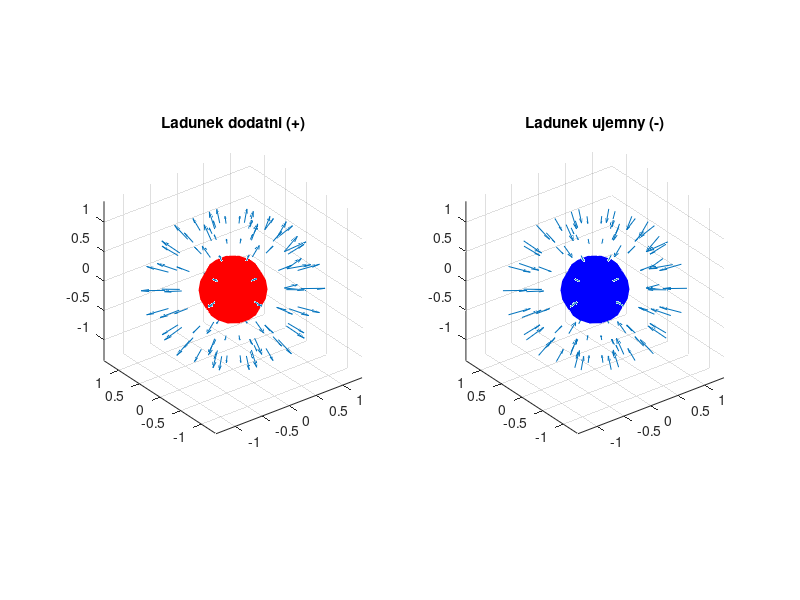

Reproduce this figure in MATLAB.
% Tomasz Targiel
% Lista 7
% Zadanie 2

clear; % Czyszcze workspace
clc; % Czyszcze command window

% Tworze sfere w punkcie (0, 0, 0) oraz proste do niej styczne, ktore podam dalej do wykresu quiver3
[X, Y, Z] = sphere(10);
[U, V, W] = surfnorm(X, Y, Z);

% Wczesniej utworzona sfere zmniejszam dwukrotnie dla lepszej wizualizacji jej w przestrzeni 3D oraz deklaruje zmienne na podstawie ktorych wyswietle sfere pozniej
r = 0.5;
X2 = X * r;
Y2 = Y * r;
Z2 = Z * r;

% Ladunek dodatni
subplot(1, 2, 1); % Dziele okno w poziomie na dwie czesci i w pierwszej bede wykreslal ladunek dodatni
quiver3(X, Y, Z, U, V, W, 0) % Od zmiennych w punktach (X, Y, Z) poprowadze proste styczne do sfery o dlugosciach (U, V, W) - wyliczone wczesniej
hold on
surf(X2, Y2, Z2, 'FaceColor', [1 0 0], 'EdgeColor', [1 0 0]) % Koloruje sfere na kolor czerwony symbolizujacy ladunek dodatni
axis equal
title('Ladunek dodatni (+)') % Nazywam podwykres dla lepszej czytelnosci

% Ladunek ujemny
subplot(1, 2, 2); % W drugiej czesci okna bede wykreslal ladunek ujemny
quiver3(X + U, Y + V, Z + W, -U, -V, -W, 0) % Do zmiennych w punktach (X, Y, Z) dodaje dlugosci prostych stycznych do sfery, a nastepnie prowadze od tak wyznaczonych wspolrzednych proste o dlugosciach (U, V, W) - wyliczone wczesniej, dzieki temu ich groty beda wskazywac na ladunek ujemny
hold on
surf(X2, Y2, Z2, 'FaceColor', [0 0 1], 'EdgeColor', [0 0 1]) % Koloruje sfere na kolor niebieski symbolizujacy ladunek ujemny
axis equal
title('Ladunek ujemny (-)') % Nazywam podwykres dla lepszej czytelnosci
